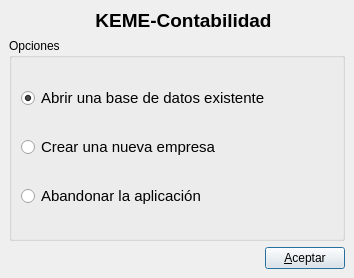
<?xml version="1.0" encoding="UTF-8"?>
<ui version="4.0">
 <author>José Manuel Díez Botella</author>
 <class>inicial</class>
 <widget class="QDialog" name="inicial">
  <property name="geometry">
   <rect>
    <x>0</x>
    <y>0</y>
    <width>354</width>
    <height>278</height>
   </rect>
  </property>
  <property name="windowTitle">
   <string>Diálogo inicial</string>
  </property>
  <layout class="QVBoxLayout">
   <property name="spacing">
    <number>6</number>
   </property>
   <property name="leftMargin">
    <number>9</number>
   </property>
   <property name="topMargin">
    <number>9</number>
   </property>
   <property name="rightMargin">
    <number>9</number>
   </property>
   <property name="bottomMargin">
    <number>9</number>
   </property>
   <item>
    <layout class="QHBoxLayout">
     <property name="spacing">
      <number>6</number>
     </property>
     <property name="leftMargin">
      <number>0</number>
     </property>
     <property name="topMargin">
      <number>0</number>
     </property>
     <property name="rightMargin">
      <number>0</number>
     </property>
     <property name="bottomMargin">
      <number>0</number>
     </property>
     <item>
      <widget class="QLabel" name="label">
       <property name="text">
        <string/>
       </property>
       <property name="pixmap">
        <pixmap resource="../keme.qrc">:/iconos/graf/keme-ico.png</pixmap>
       </property>
      </widget>
     </item>
     <item>
      <widget class="QLabel" name="Lb_Keme">
       <property name="sizePolicy">
        <sizepolicy hsizetype="Expanding" vsizetype="Fixed">
         <horstretch>0</horstretch>
         <verstretch>0</verstretch>
        </sizepolicy>
       </property>
       <property name="font">
        <font>
         <pointsize>14</pointsize>
         <weight>75</weight>
         <bold>true</bold>
        </font>
       </property>
       <property name="text">
        <string>KEME-Contabilidad</string>
       </property>
       <property name="alignment">
        <set>Qt::AlignCenter</set>
       </property>
      </widget>
     </item>
    </layout>
   </item>
   <item>
    <widget class="QGroupBox" name="groupBox">
     <property name="title">
      <string>Opciones</string>
     </property>
     <layout class="QVBoxLayout">
      <property name="spacing">
       <number>6</number>
      </property>
      <property name="leftMargin">
       <number>9</number>
      </property>
      <property name="topMargin">
       <number>9</number>
      </property>
      <property name="rightMargin">
       <number>9</number>
      </property>
      <property name="bottomMargin">
       <number>9</number>
      </property>
      <item>
       <widget class="QRadioButton" name="abrirradioButton">
        <property name="font">
         <font>
          <pointsize>11</pointsize>
         </font>
        </property>
        <property name="text">
         <string>Abrir una base de datos existente</string>
        </property>
        <property name="checked">
         <bool>true</bool>
        </property>
       </widget>
      </item>
      <item>
       <widget class="QRadioButton" name="crearradioButton">
        <property name="font">
         <font>
          <pointsize>11</pointsize>
         </font>
        </property>
        <property name="text">
         <string>Crear una nueva empresa</string>
        </property>
       </widget>
      </item>
      <item>
       <widget class="QRadioButton" name="salirradioButton">
        <property name="font">
         <font>
          <pointsize>11</pointsize>
         </font>
        </property>
        <property name="text">
         <string>Abandonar la aplicación</string>
        </property>
       </widget>
      </item>
     </layout>
    </widget>
   </item>
   <item>
    <layout class="QHBoxLayout">
     <property name="spacing">
      <number>6</number>
     </property>
     <property name="leftMargin">
      <number>0</number>
     </property>
     <property name="topMargin">
      <number>0</number>
     </property>
     <property name="rightMargin">
      <number>0</number>
     </property>
     <property name="bottomMargin">
      <number>0</number>
     </property>
     <item>
      <spacer>
       <property name="orientation">
        <enum>Qt::Horizontal</enum>
       </property>
       <property name="sizeHint" stdset="0">
        <size>
         <width>40</width>
         <height>20</height>
        </size>
       </property>
      </spacer>
     </item>
     <item>
      <widget class="QPushButton" name="aceptarpushButton">
       <property name="text">
        <string>&amp;Aceptar</string>
       </property>
      </widget>
     </item>
    </layout>
   </item>
  </layout>
 </widget>
 <resources>
  <include location="../keme.qrc"/>
 </resources>
 <connections>
  <connection>
   <sender>aceptarpushButton</sender>
   <signal>clicked()</signal>
   <receiver>inicial</receiver>
   <slot>accept()</slot>
   <hints>
    <hint type="sourcelabel">
     <x>369</x>
     <y>331</y>
    </hint>
    <hint type="destinationlabel">
     <x>214</x>
     <y>182</y>
    </hint>
   </hints>
  </connection>
 </connections>
</ui>
